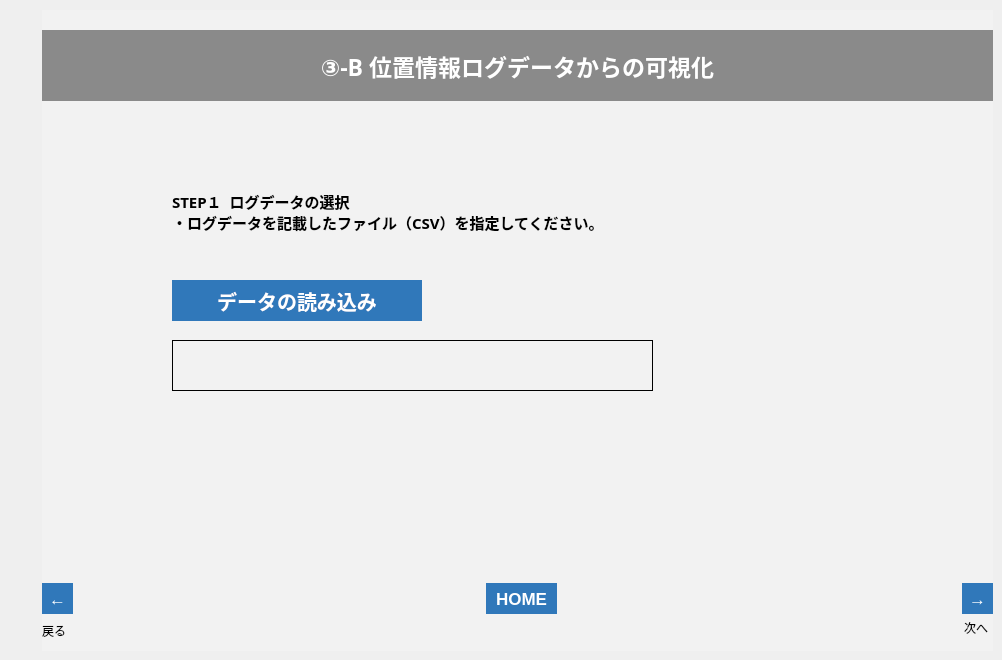
   <widget class="QWidget" name="tab_23">
    <attribute name="title">
     <string>003_7</string>
    </attribute>
    <widget class="QFrame" name="frame_27">
     <property name="geometry">
      <rect>
       <x>42</x>
       <y>10</y>
       <width>951</width>
       <height>641</height>
      </rect>
     </property>
     <property name="styleSheet">
      <string notr="true">background-color: rgb(242, 242, 242);</string>
     </property>
     <property name="frameShape">
      <enum>QFrame::NoFrame</enum>
     </property>
     <property name="frameShadow">
      <enum>QFrame::Plain</enum>
     </property>
     <property name="lineWidth">
      <number>0</number>
     </property>
     <widget class="QLabel" name="lbl_003_7_n">
      <property name="geometry">
       <rect>
        <x>922</x>
        <y>610</y>
        <width>31</width>
        <height>16</height>
       </rect>
      </property>
      <property name="text">
       <string>次へ</string>
      </property>
     </widget>
     <widget class="QLabel" name="label_106">
      <property name="geometry">
       <rect>
        <x>0</x>
        <y>610</y>
        <width>50</width>
        <height>21</height>
       </rect>
      </property>
      <property name="text">
       <string>戻る</string>
      </property>
     </widget>
     <widget class="QToolButton" name="btn_003_7_n">
      <property name="geometry">
       <rect>
        <x>920</x>
        <y>573</y>
        <width>31</width>
        <height>31</height>
       </rect>
      </property>
      <property name="font">
       <font>
        <pointsize>13</pointsize>
        <weight>75</weight>
        <bold>true</bold>
       </font>
      </property>
      <property name="styleSheet">
       <string notr="true">background-color: rgb(48,120,186);
color: rgb(255, 255, 255);
border: none;</string>
      </property>
      <property name="text">
       <string>→</string>
      </property>
     </widget>
     <widget class="QToolButton" name="btn_003_7_b">
      <property name="geometry">
       <rect>
        <x>0</x>
        <y>573</y>
        <width>31</width>
        <height>31</height>
       </rect>
      </property>
      <property name="font">
       <font>
        <pointsize>13</pointsize>
        <weight>75</weight>
        <bold>true</bold>
       </font>
      </property>
      <property name="styleSheet">
       <string notr="true">background-color: rgb(48,120,186);
color: rgb(255, 255, 255);
border: none;</string>
      </property>
      <property name="text">
       <string>←</string>
      </property>
     </widget>
     <widget class="QLabel" name="label_109">
      <property name="geometry">
       <rect>
        <x>0</x>
        <y>20</y>
        <width>951</width>
        <height>71</height>
       </rect>
      </property>
      <property name="font">
       <font>
        <family>游ゴシック</family>
        <pointsize>17</pointsize>
        <weight>75</weight>
        <bold>true</bold>
       </font>
      </property>
      <property name="styleSheet">
       <string notr="true">background-color: rgb(138, 138, 138);
color: rgb(255, 255, 255);</string>
      </property>
      <property name="text">
       <string>③-B 位置情報ログデータからの可視化</string>
      </property>
      <property name="alignment">
       <set>Qt::AlignCenter</set>
      </property>
     </widget>
     <widget class="QToolButton" name="btn_home_22">
      <property name="geometry">
       <rect>
        <x>444</x>
        <y>573</y>
        <width>71</width>
        <height>31</height>
       </rect>
      </property>
      <property name="font">
       <font>
        <pointsize>13</pointsize>
        <weight>75</weight>
        <bold>true</bold>
       </font>
      </property>
      <property name="styleSheet">
       <string notr="true">background-color: rgb(48,120,186);
color: rgb(255, 255, 255);
border: none;</string>
      </property>
      <property name="text">
       <string>HOME</string>
      </property>
     </widget>
     <widget class="QPushButton" name="btn_003_sensor_read_2">
      <property name="geometry">
       <rect>
        <x>130</x>
        <y>270</y>
        <width>250</width>
        <height>41</height>
       </rect>
      </property>
      <property name="font">
       <font>
        <family>游ゴシック</family>
        <pointsize>15</pointsize>
        <weight>75</weight>
        <bold>true</bold>
       </font>
      </property>
      <property name="autoFillBackground">
       <bool>false</bool>
      </property>
      <property name="styleSheet">
       <string notr="true">background-color: rgb(48,120,186);
color: rgb(255, 255, 255);
border: none;</string>
      </property>
      <property name="text">
       <string>データの読み込み</string>
      </property>
     </widget>
     <widget class="QLabel" name="lbl_003_filename_3">
      <property name="geometry">
       <rect>
        <x>130</x>
        <y>330</y>
        <width>481</width>
        <height>51</height>
       </rect>
      </property>
      <property name="font">
       <font>
        <pointsize>14</pointsize>
       </font>
      </property>
      <property name="frameShape">
       <enum>QFrame::Panel</enum>
      </property>
      <property name="text">
       <string/>
      </property>
      <property name="alignment">
       <set>Qt::AlignCenter</set>
      </property>
     </widget>
     <widget class="QLabel" name="label_31">
      <property name="geometry">
       <rect>
        <x>130</x>
        <y>180</y>
        <width>711</width>
        <height>101</height>
       </rect>
      </property>
      <property name="font">
       <font>
        <family>游ゴシック</family>
        <pointsize>11</pointsize>
        <weight>75</weight>
        <bold>true</bold>
       </font>
      </property>
      <property name="styleSheet">
       <string notr="true">border-color: rgb(220, 220, 220);</string>
      </property>
      <property name="frameShape">
       <enum>QFrame::Box</enum>
      </property>
      <property name="lineWidth">
       <number>0</number>
      </property>
      <property name="midLineWidth">
       <number>0</number>
      </property>
      <property name="text">
       <string>STEP１  ログデータの選択
・ログデータを記載したファイル（CSV）を指定してください。
</string>
      </property>
      <property name="alignment">
       <set>Qt::AlignLeading|Qt::AlignLeft|Qt::AlignTop</set>
      </property>
     </widget>
     <widget class="QLabel" name="lbl_002_sensor_msg_3">
      <property name="geometry">
       <rect>
        <x>130</x>
        <y>420</y>
        <width>711</width>
        <height>51</height>
       </rect>
      </property>
      <property name="font">
       <font>
        <family>游ゴシック</family>
        <pointsize>11</pointsize>
        <weight>75</weight>
        <bold>true</bold>
       </font>
      </property>
      <property name="styleSheet">
       <string notr="true">border-color: rgb(220, 220, 220);</string>
      </property>
      <property name="frameShape">
       <enum>QFrame::Box</enum>
      </property>
      <property name="lineWidth">
       <number>0</number>
      </property>
      <property name="midLineWidth">
       <number>0</number>
      </property>
      <property name="text">
       <string/>
      </property>
      <property name="alignment">
       <set>Qt::AlignLeading|Qt::AlignLeft|Qt::AlignVCenter</set>
      </property>
     </widget>
     <zorder>lbl_003_7_n</zorder>
     <zorder>label_106</zorder>
     <zorder>btn_003_7_n</zorder>
     <zorder>btn_003_7_b</zorder>
     <zorder>label_109</zorder>
     <zorder>btn_home_22</zorder>
     <zorder>lbl_003_filename_3</zorder>
     <zorder>label_31</zorder>
     <zorder>lbl_002_sensor_msg_3</zorder>
     <zorder>btn_003_sensor_read_2</zorder>
    </widget>
   </widget>
